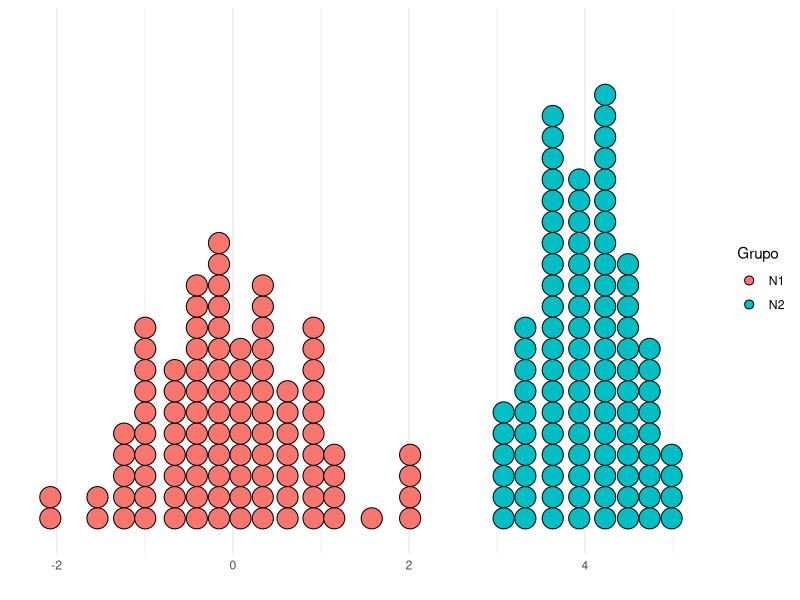

Source code (R):
##-----Kmean algorithm-----##


#libraries
library(ggplot2)

#1- For programming propouse I create two samples of a normal random variable, the first one called N1 is a random sample 
#for a normal random variable with mean=0 and variance=1, the second one called N2 is a random sample for a normal random variable
# with mean=4 and variance=0.5. 

set.seed(12)
N1 <- rnorm(100,mean=0, sd=1)
type1 <- rep(1,100)
type2 <- rep(2,100)
N2 <- rnorm(100,mean=4, sd=0.5)

data<-c(N1,N2)
type<-c(type1,type2)
data <- as.data.frame(cbind(data,type))
data$type <- as.factor(as.character(data$type))

# we plot both samples wwith different color, to see the graphic representation of this two groups.  They are quite different}
#so any algorithm should identify them as different groups. 

b <-ggplot(data, aes(x =data, fill=factor(type)))
b + geom_dotplot() +scale_y_continuous(NULL, breaks = NULL)+labs(x="")+theme_minimal()+ scale_fill_discrete(name = "Grupo", labels=c("N1", "N2"))

# the results whit the R function kmeans are the following:

data_ov <- data$data

##The prior steps for defining the algorithm are:

# select the k initial centers 
# for the k initial centers
k<-2
centers <- sample(data$data,2)

# for a function

kmeans_1v<-function(k,x, it=10){
  seq_it<-1:it
   z <- 0
  withind <- rep(NA,k)
  finalcluster<-matrix(0,nrow=nrow(data), ncol=1)
  finalcenters <- rep(NA,k)
  centers <-sample(x[,1], size=k) 
  i=length(centers)
  distance <- matrix(0, nrow=nrow(x), ncol=i)
  cluster <- matrix(0, nrow=nrow(x), ncol=1)
   while (z<it){
 
  for (n in 1:i){
    for (j in 1:nrow(distance)){
  distance[j,n] <- x[j,1]-centers[n]
    }}
  seq1 <- 1:(i-1)
  for (n in seq1){
    for (j in 1:nrow(distance)){
    if (abs(distance[j,n])<=abs(distance[j,n+1])){
    cluster[j,1] <-n
    }else{ 
    cluster[j,1]<-n+1
    }}
  }
  cluster <-cluster 
  distance<-distance
  withind_temp <-colSums(distance^2)
  for (n in (1:k)){
  if(withind_temp[n]<=withind[n]|is.na(withind[n])==TRUE){
      finalcluster<<-cluster
      finalcenters<<-centers
      withind<<-withind_temp
  }}
  z<<-z+1}
  }




# find the k groups assigning each observation to its closer center
x <- as.data.frame(data[,1])
